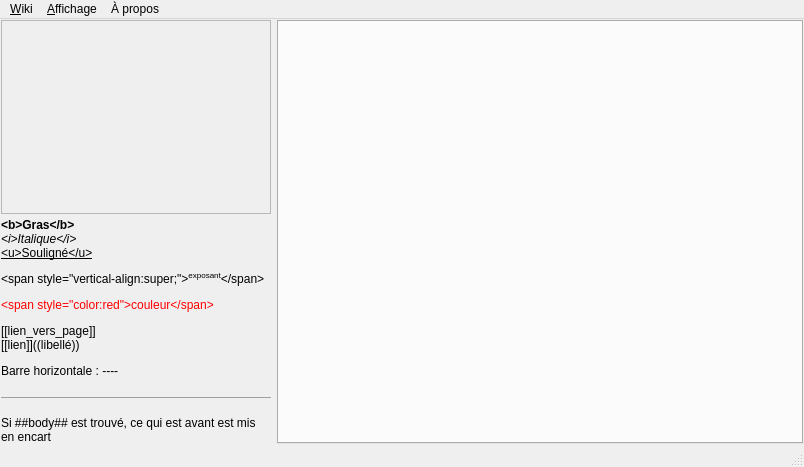
<?xml version="1.0" encoding="UTF-8"?>
<ui version="4.0">
 <class>EditWindow</class>
 <widget class="QMainWindow" name="EditWindow">
  <property name="geometry">
   <rect>
    <x>0</x>
    <y>0</y>
    <width>804</width>
    <height>467</height>
   </rect>
  </property>
  <property name="windowTitle">
   <string>Siwim</string>
  </property>
  <property name="windowIcon">
   <iconset resource="icons.qrc">
    <normaloff>:/journal.png</normaloff>:/journal.png</iconset>
  </property>
  <widget class="QWidget" name="centralwidget">
   <layout class="QHBoxLayout" name="horizontalLayout" stretch="0,300">
    <property name="sizeConstraint">
     <enum>QLayout::SetMaximumSize</enum>
    </property>
    <property name="leftMargin">
     <number>1</number>
    </property>
    <property name="topMargin">
     <number>1</number>
    </property>
    <property name="rightMargin">
     <number>1</number>
    </property>
    <property name="bottomMargin">
     <number>1</number>
    </property>
    <item>
     <layout class="QVBoxLayout" name="verticalLayout" stretch="0,0">
      <property name="spacing">
       <number>4</number>
      </property>
      <property name="sizeConstraint">
       <enum>QLayout::SetNoConstraint</enum>
      </property>
      <property name="leftMargin">
       <number>0</number>
      </property>
      <property name="topMargin">
       <number>0</number>
      </property>
      <property name="rightMargin">
       <number>0</number>
      </property>
      <item>
       <widget class="QTreeWidget" name="listView">
        <property name="enabled">
         <bool>false</bool>
        </property>
        <property name="sizePolicy">
         <sizepolicy hsizetype="Expanding" vsizetype="Expanding">
          <horstretch>0</horstretch>
          <verstretch>0</verstretch>
         </sizepolicy>
        </property>
        <property name="editTriggers">
         <set>QAbstractItemView::NoEditTriggers</set>
        </property>
        <property name="headerHidden">
         <bool>true</bool>
        </property>
        <column>
         <property name="text">
          <string notr="true">1</string>
         </property>
        </column>
       </widget>
      </item>
      <item>
       <widget class="QLabel" name="tipsLabel">
        <property name="sizePolicy">
         <sizepolicy hsizetype="Expanding" vsizetype="Expanding">
          <horstretch>0</horstretch>
          <verstretch>0</verstretch>
         </sizepolicy>
        </property>
        <property name="maximumSize">
         <size>
          <width>270</width>
          <height>16777215</height>
         </size>
        </property>
        <property name="text">
         <string>&lt;html&gt;&lt;head/&gt;&lt;body&gt;&lt;p&gt;&lt;span style=&quot; font-weight:600;&quot;&gt;&amp;lt;b&amp;gt;Gras&amp;lt;/b&amp;gt;&lt;/span&gt;&lt;br/&gt;&lt;span style=&quot; font-style:italic;&quot;&gt;&amp;lt;i&amp;gt;Italique&amp;lt;/i&amp;gt;&lt;/span&gt;&lt;br/&gt;&lt;span style=&quot; text-decoration: underline;&quot;&gt;&amp;lt;u&amp;gt;Souligné&amp;lt;/u&amp;gt;&lt;/span&gt;&lt;/p&gt;&lt;p&gt;&amp;lt;span style=&amp;quot;vertical-align:super;&amp;quot;&amp;gt;&lt;span style=&quot; vertical-align:super;&quot;&gt;exposant&lt;/span&gt;&amp;lt;/span&amp;gt;&lt;/p&gt;&lt;p&gt;&lt;span style=&quot; color:#ff0000;&quot;&gt;&amp;lt;span style=&amp;quot;color:red&amp;quot;&amp;gt;couleur&amp;lt;/span&amp;gt;&lt;/span&gt;&lt;/p&gt;&lt;p&gt;[[lien_vers_page]]&lt;br/&gt;[[lien]]((libellé))&lt;/p&gt;&lt;p&gt;Barre horizontale : ----&lt;/p&gt;&lt;hr/&gt;&lt;p&gt;Si ##body## est trouvé, ce qui est avant est mis en encart&lt;/p&gt;&lt;/body&gt;&lt;/html&gt;</string>
        </property>
        <property name="textFormat">
         <enum>Qt::RichText</enum>
        </property>
        <property name="scaledContents">
         <bool>false</bool>
        </property>
        <property name="wordWrap">
         <bool>true</bool>
        </property>
        <property name="textInteractionFlags">
         <set>Qt::LinksAccessibleByMouse|Qt::TextSelectableByKeyboard|Qt::TextSelectableByMouse</set>
        </property>
       </widget>
      </item>
     </layout>
    </item>
    <item>
     <widget class="QTabWidget" name="tabWidget">
      <property name="currentIndex">
       <number>-1</number>
      </property>
      <property name="tabsClosable">
       <bool>true</bool>
      </property>
      <property name="movable">
       <bool>true</bool>
      </property>
     </widget>
    </item>
   </layout>
  </widget>
  <widget class="QMenuBar" name="menubar">
   <property name="geometry">
    <rect>
     <x>0</x>
     <y>0</y>
     <width>804</width>
     <height>23</height>
    </rect>
   </property>
   <widget class="QMenu" name="menuWiki">
    <property name="title">
     <string>&amp;Wiki</string>
    </property>
    <addaction name="actionOuvrir"/>
    <addaction name="actionNouveau"/>
    <addaction name="actionExporter_en_HTML"/>
    <addaction name="actionGenIndex"/>
   </widget>
   <widget class="QMenu" name="menuAffichage">
    <property name="title">
     <string>&amp;Affichage</string>
    </property>
    <addaction name="actionAstuces"/>
    <addaction name="actionListe_des_pages"/>
   </widget>
   <widget class="QMenu" name="menuA_propos">
    <property name="title">
     <string>À propos</string>
    </property>
    <addaction name="action_de_Qt"/>
    <addaction name="action_de_Siwim"/>
   </widget>
   <addaction name="menuWiki"/>
   <addaction name="menuAffichage"/>
   <addaction name="menuA_propos"/>
  </widget>
  <widget class="QStatusBar" name="statusbar"/>
  <action name="actionNouveau">
   <property name="enabled">
    <bool>false</bool>
   </property>
   <property name="text">
    <string>&amp;Nouvelle page</string>
   </property>
   <property name="shortcut">
    <string>Ctrl+N</string>
   </property>
  </action>
  <action name="actionOuvrir">
   <property name="text">
    <string>&amp;Ouvrir wiki</string>
   </property>
   <property name="shortcut">
    <string>Ctrl+O</string>
   </property>
  </action>
  <action name="actionAstuces">
   <property name="checkable">
    <bool>true</bool>
   </property>
   <property name="checked">
    <bool>true</bool>
   </property>
   <property name="text">
    <string>Astuces</string>
   </property>
  </action>
  <action name="actionListe_des_pages">
   <property name="checkable">
    <bool>true</bool>
   </property>
   <property name="checked">
    <bool>true</bool>
   </property>
   <property name="text">
    <string>Liste des pages</string>
   </property>
  </action>
  <action name="action_de_Qt">
   <property name="text">
    <string>...de Qt</string>
   </property>
  </action>
  <action name="action_de_Siwim">
   <property name="text">
    <string>...de Siwim</string>
   </property>
  </action>
  <action name="actionExporter_en_HTML">
   <property name="enabled">
    <bool>false</bool>
   </property>
   <property name="text">
    <string>&amp;Exporter en HTML</string>
   </property>
   <property name="shortcut">
    <string>Ctrl+E</string>
   </property>
  </action>
  <action name="actionGenIndex">
   <property name="enabled">
    <bool>false</bool>
   </property>
   <property name="text">
    <string>&amp;Générer une page d'index</string>
   </property>
   <property name="shortcut">
    <string>Ctrl+G</string>
   </property>
  </action>
 </widget>
 <resources>
  <include location="icons.qrc"/>
 </resources>
 <connections>
  <connection>
   <sender>actionAstuces</sender>
   <signal>toggled(bool)</signal>
   <receiver>tipsLabel</receiver>
   <slot>setVisible(bool)</slot>
   <hints>
    <hint type="sourcelabel">
     <x>-1</x>
     <y>-1</y>
    </hint>
    <hint type="destinationlabel">
     <x>129</x>
     <y>367</y>
    </hint>
   </hints>
  </connection>
  <connection>
   <sender>tabWidget</sender>
   <signal>tabCloseRequested(int)</signal>
   <receiver>EditWindow</receiver>
   <slot>closeTab(int)</slot>
   <hints>
    <hint type="sourcelabel">
     <x>393</x>
     <y>182</y>
    </hint>
    <hint type="destinationlabel">
     <x>257</x>
     <y>181</y>
    </hint>
   </hints>
  </connection>
  <connection>
   <sender>actionNouveau</sender>
   <signal>triggered()</signal>
   <receiver>EditWindow</receiver>
   <slot>createPage()</slot>
   <hints>
    <hint type="sourcelabel">
     <x>-1</x>
     <y>-1</y>
    </hint>
    <hint type="destinationlabel">
     <x>401</x>
     <y>233</y>
    </hint>
   </hints>
  </connection>
  <connection>
   <sender>action_de_Qt</sender>
   <signal>triggered()</signal>
   <receiver>EditWindow</receiver>
   <slot>aboutQt()</slot>
   <hints>
    <hint type="sourcelabel">
     <x>-1</x>
     <y>-1</y>
    </hint>
    <hint type="destinationlabel">
     <x>401</x>
     <y>233</y>
    </hint>
   </hints>
  </connection>
  <connection>
   <sender>action_de_Siwim</sender>
   <signal>triggered()</signal>
   <receiver>EditWindow</receiver>
   <slot>about()</slot>
   <hints>
    <hint type="sourcelabel">
     <x>-1</x>
     <y>-1</y>
    </hint>
    <hint type="destinationlabel">
     <x>401</x>
     <y>233</y>
    </hint>
   </hints>
  </connection>
  <connection>
   <sender>actionOuvrir</sender>
   <signal>triggered()</signal>
   <receiver>EditWindow</receiver>
   <slot>openWiki()</slot>
   <hints>
    <hint type="sourcelabel">
     <x>-1</x>
     <y>-1</y>
    </hint>
    <hint type="destinationlabel">
     <x>401</x>
     <y>233</y>
    </hint>
   </hints>
  </connection>
  <connection>
   <sender>actionExporter_en_HTML</sender>
   <signal>triggered()</signal>
   <receiver>EditWindow</receiver>
   <slot>exportWiki()</slot>
   <hints>
    <hint type="sourcelabel">
     <x>-1</x>
     <y>-1</y>
    </hint>
    <hint type="destinationlabel">
     <x>401</x>
     <y>233</y>
    </hint>
   </hints>
  </connection>
  <connection>
   <sender>listView</sender>
   <signal>itemDoubleClicked(QTreeWidgetItem*,int)</signal>
   <receiver>EditWindow</receiver>
   <slot>openPage(QTreeWidgetItem*)</slot>
   <hints>
    <hint type="sourcelabel">
     <x>136</x>
     <y>113</y>
    </hint>
    <hint type="destinationlabel">
     <x>401</x>
     <y>233</y>
    </hint>
   </hints>
  </connection>
  <connection>
   <sender>actionGenIndex</sender>
   <signal>triggered()</signal>
   <receiver>EditWindow</receiver>
   <slot>generateIndex()</slot>
   <hints>
    <hint type="sourcelabel">
     <x>-1</x>
     <y>-1</y>
    </hint>
    <hint type="destinationlabel">
     <x>401</x>
     <y>233</y>
    </hint>
   </hints>
  </connection>
  <connection>
   <sender>actionListe_des_pages</sender>
   <signal>toggled(bool)</signal>
   <receiver>listView</receiver>
   <slot>setVisible(bool)</slot>
   <hints>
    <hint type="sourcelabel">
     <x>-1</x>
     <y>-1</y>
    </hint>
    <hint type="destinationlabel">
     <x>136</x>
     <y>105</y>
    </hint>
   </hints>
  </connection>
 </connections>
 <slots>
  <slot>closeTab(int)</slot>
  <slot>openPage(QTreeWidgetItem*)</slot>
  <slot>createPage()</slot>
  <slot>about()</slot>
  <slot>aboutQt()</slot>
  <slot>openWiki()</slot>
  <slot>newWiki()</slot>
  <slot>exportWiki()</slot>
  <slot>generateIndex()</slot>
 </slots>
</ui>
